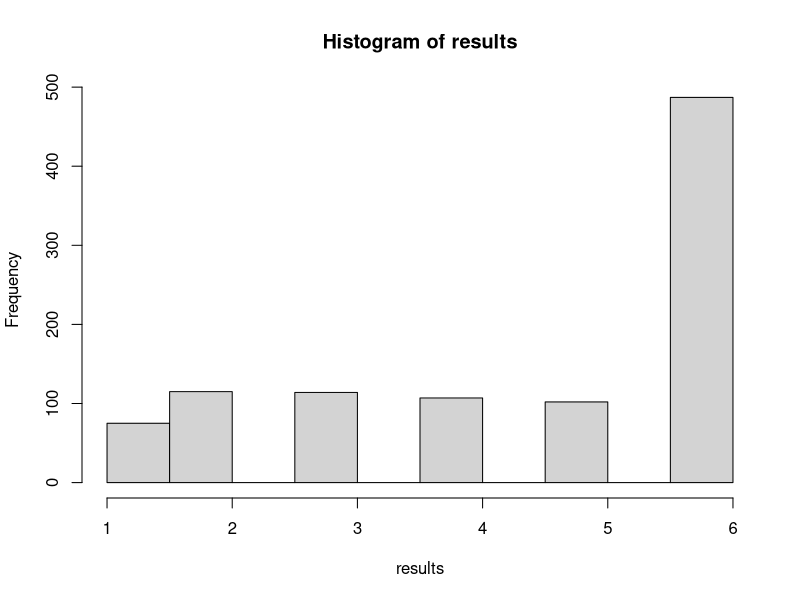

Generate this figure with R:

roll_die <- function(faces = 1:6, number_of_dice = 1) {

  dice <- sample(x=faces, size = number_of_dice, replace = TRUE,
                 prob = c(0.1, 0.1, 0.1, 0.1, 0.1, 0.5))
  
  sum(dice)
  
}

roll_die()

results <- replicate(n = 1000, expr = roll_die(), simplify=TRUE)
hist(results)



